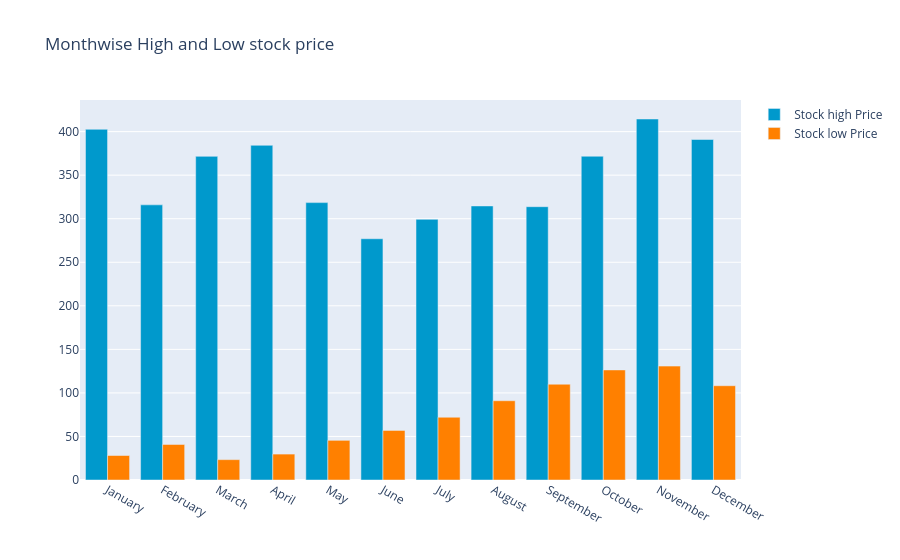

Notebook code for this chart:
### Markdown cell above
### Monthwise High and Low stock price

### Code cell
maindf.groupby(maindf['date'].dt.strftime('%B'))['low'].min()
monthvise_high = maindf.groupby(maindf['date'].dt.strftime('%B'))['high'].max()
monthvise_high = monthvise_high.reindex(new_order, axis=0)

monthvise_low = maindf.groupby(maindf['date'].dt.strftime('%B'))['low'].min()
monthvise_low = monthvise_low.reindex(new_order, axis=0)

fig = go.Figure()
fig.add_trace(go.Bar(
    x=monthvise_high.index,
    y=monthvise_high,
    name='Stock high Price',
    marker_color='rgb(0, 153, 204)'
))
fig.add_trace(go.Bar(
    x=monthvise_low.index,
    y=monthvise_low,
    name='Stock low Price',
    marker_color='rgb(255, 128, 0)'
))

fig.update_layout(barmode='group', 
                  title=' Monthwise High and Low stock price')
fig.show()

### Figure 1 — Plotly figure (JSON) as saved in the notebook; plotly's stock layout.template omitted (floating-point values rounded to 4 significant figures)
{"data": [{"marker": {"color": "rgb(0, 153, 204)"}, "name": "Stock high Price", "type": "bar", "x": ["January", "February", "March", "April", "May", "June", "July", "August", "September", "October", "November", "December"], "y": [402.7, 315.9, 371.6, 384.3, 318.5, 277.0, 299.3, 314.7, 313.8, 371.7, 414.5, 390.9]}, {"marker": {"color": "rgb(255, 128, 0)"}, "name": "Stock low Price", "type": "bar", "x": ["January", "February", "March", "April", "May", "June", "July", "August", "September", "October", "November", "December"], "y": [28.11, 40.77, 23.37, 29.76, 45.54, 56.94, 72.03, 91, 110.0, 126.4, 130.8, 108.2]}], "layout": {"barmode": "group", "title": {"text": " Monthwise High and Low stock price"}}}
